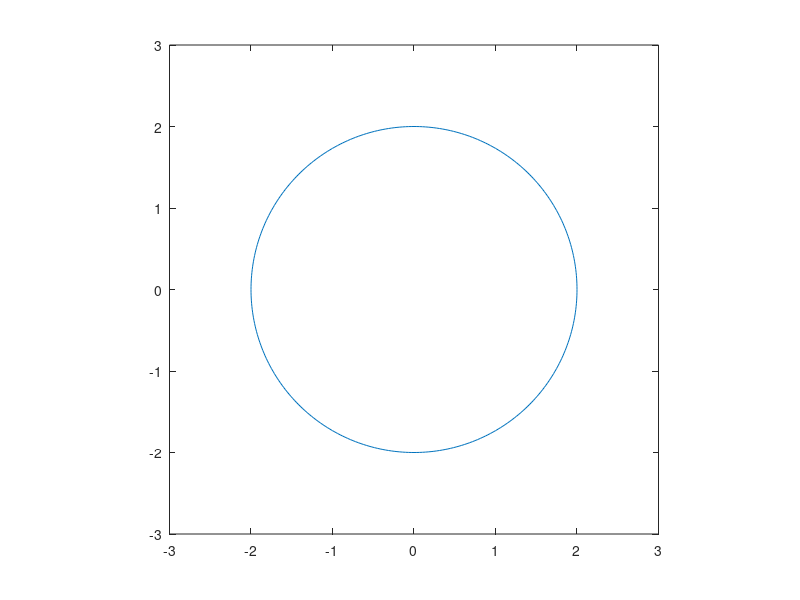

Write MATLAB code to recreate this figure.
%Este programa de prueba dibuja un circulo de radio = 2
clc;clear;
t=0:pi/180:2*pi;
r=2;
x=r*cos(t); %Ecuacion parametrica de un circulo
y=r*sin(t);
plot(x,y) %Dibuja un circulo de radio = 2
axis([-3,3,-3,3])
axis square
